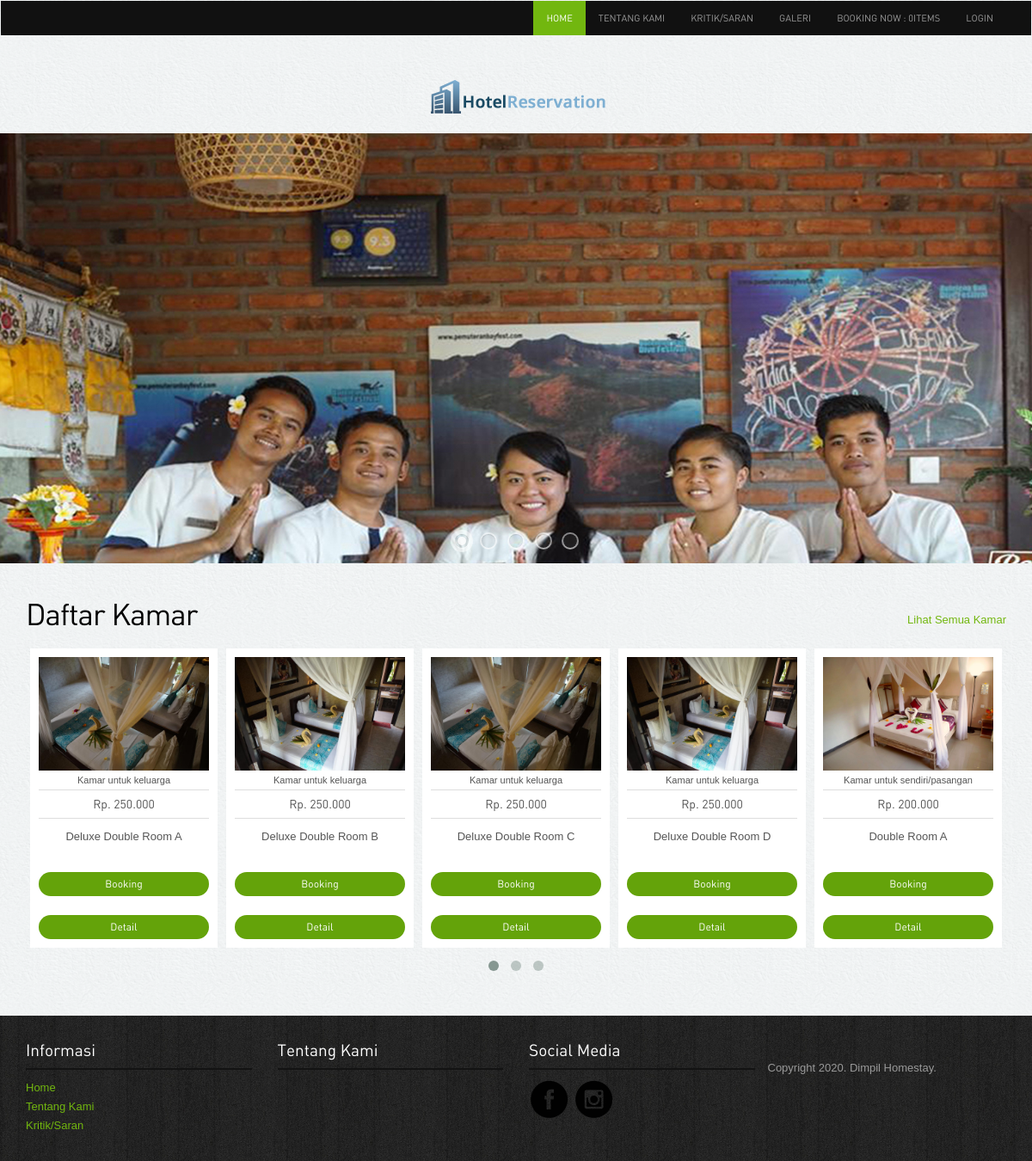
The page / on the database its author committed.
### tables this page shows
CREATE TABLE `tb_akomodasi` (
  `id` int(11) NOT NULL,
  `nama_kamar` varchar(120) NOT NULL,
  `keterangan` varchar(225) NOT NULL,
  `kategori` varchar(60) NOT NULL,
  `harga` int(11) NOT NULL,
  `stok` int(4) NOT NULL,
  `gambar_kamar` text NOT NULL
);

### application/controllers/Welcome.php (called while the page is built, shortened)
<?php
class Welcome extends CI_Controller {
	public function index()
	{
		$data['akomodasi'] = $this->model_akomodasi->tampil_data()->result();
		$this->load->view('templates/header');
		$this->load->view('templates/sidebar');
		$this->load->view('dashboard', $data);
		$this->load->view('templates/footer');
	}
}

### index.php (called while the page is built, shortened)
<?php
require_once BASEPATH.'core/CodeIgniter.php';

### application/models/model_akomodasi.php (called while the page is built, shortened)
<?php
class Model_akomodasi extends CI_Model{
	public function tampil_data(){
		return $this->db->get('tb_akomodasi');
	}
}

### application/views/dashboard.php (the view, shortened to what this page needs)
<div class="">
    <div id="slider" class="sl-slider-wrapper">
        <div class="sl-slider">
          <div class="sl-slide" data-orientation="horizontal" data-slice1-rotation="-25" data-slice2-rotation="-25" data-slice1-scale="2" data-slice2-scale="2">
            <div class="sl-slide-inner">
			<img src="<?php echo base_url('assets/img/sliderbaru.jpg') ?>" class="d-block w-100" >
            </div>
          </div>
        </div>
        <nav id="nav-dots" class="nav-dots">
          <span class="nav-dot-current"></span>
          <span></span>
          <span></span>
          <span></span>
          <span></span>
        </nav>
      </div>
</div>
<div class="container">
  <div class="properties-listing spacer"> <a href="<?php echo base_url('Welcome/index') ?>" class="pull-right viewall">Lihat Semua Kamar</a>
    <h2>Daftar Kamar</h2>
    <div id="owl-example" class="owl-carousel">
	<?php foreach ($akomodasi as $a) : ?>
	      <div class="properties">
	        <div class="image-holder"><img src="<?php echo base_url().'/uploads/'.$a->gambar_kamar ?>" class="img-responsive" alt="properties"/>
	        </div>
	        <small><?php echo $a->keterangan ?></small><br>
	        <p class="price">Rp. <?php echo number_format($a->harga, 0,',','.') ?></p>
	        <div class="listing-detail"><?php echo $a->nama_kamar ?>   </div>
	        <?php echo anchor('dashboard/booking/'.$a->id, '<div class="btn btn-sm btn-primary">Booking</div><br><br>') ?>
			<?php echo anchor('dashboard/detail/'.$a->id, '<div class="btn btn-sm btn-primary">Detail</div>') ?>
	      </div>
	<?php endforeach; ?>
    </div>
  </div>
</div>

### application/views/templates/header.php (shortened to what this page needs)
<!DOCTYPE html>
<html lang="en">
<head>
 	<link rel="stylesheet" href="<?php echo base_url();?>assets2/bootstrap/css/bootstrap.css" />
  <link rel="stylesheet" href="<?php echo base_url();?>assets2/style.css"/>
<link rel="stylesheet" href="<?php echo base_url();?>assets2/owl-carousel/owl.carousel.css">
<link rel="stylesheet" href="<?php echo base_url();?>assets2/owl-carousel/owl.theme.css">
    <link rel="stylesheet" type="text/css" href="<?php echo base_url();?>assets2/slitslider/css/style.css" />
    <link rel="stylesheet" type="text/css" href="<?php echo base_url();?>assets2/slitslider/css/custom.css" />
<link href="<?php echo base_url();?>assets2/date_picker_bootstrap/bootstrap-datetimepicker.min.css" rel="stylesheet" media="screen">
</head>

### application/views/templates/sidebar.php (shortened to what this page needs)
<body id="page-top">
      <div id="content">
        <nav class="navbar navbar-expand navbar-light bg-white topbar mb-4 static-top shadow">
        <div class="navbar-inverse" role="navigation">
          <div class="container">
            <div class="navbar-collapse  collapse">
              <ul class="nav navbar-nav navbar-right">
               <li class="active"><a href="<?php echo base_url('Welcome/index') ?>">Home</a></li>
                <li><a href="<?php echo base_url('User/Home/tentang_kami') ?>"><i class="fas fa-route"></i>Tentang Kami</a></li>
                <li><a href="<?php echo base_url('User/Home/saran') ?>"><i class="fas fa-address-book"></i>Kritik/Saran</a></li>
                <li><a href="<?php echo base_url('Kategori/galeri') ?>"><i class="fas fa-image"></i>Galeri</a></li>
                <li>
                  <?php
                  $booking = 'Booking Now : '.$this->cart->total_items().'items' ?>
                  <?php echo anchor('dashboard/detail_booking', $booking) ?>
                </li>
                <?php if($this->session->userdata('username')) { ?>
                <li class="ml-2"><?php echo anchor('auth/logout', 'Logout'); ?></li>
                <div class="topbar-divider d-none d-sm-block"></div>
                <?php } else { ?>
                <li><?php echo anchor('auth/login', 'Login'); ?></li>
                <?php } ?>
              </ul>
            </div>
          </div>
        </div>
      </div>
<div class="header">
<center><img src="<?php echo base_url('images/tentang_kami/logo.png') ?>"></a></center>
</div>
</body>

### application/views/templates/footer.php (shortened to what this page needs)
<div class="footer">
<div class="container">
<div class="row">
            <div class="col-lg-3 col-sm-3">
                   <h4>Informasi</h4>
                   <ul class="row">
                <li class="col-lg-12 col-sm-12 col-xs-3"><a href="<?php echo base_url('Welcome/index') ?>">Home</a></li>
                <li class="col-lg-12 col-sm-12 col-xs-3"><a href="<?php echo base_url('Kategori/tentang_kami') ?>">Tentang Kami</a></li>
                <li class="col-lg-12 col-sm-12 col-xs-3"><a href="<?php echo base_url('Kategori/buku_tamu') ?>">Kritik/Saran</a></li>
              </ul>
            </div>
            <div class="col-lg-3 col-sm-3">
                    <h4>Tentang Kami</h4>
            </div>
            <div class="col-lg-3 col-sm-3">
                    <h4>Social Media</h4>
                    <a href="https://www.facebook.com/dimpil.homestaypemuteran"><img src="<?php echo base_url();?>images/facebook.png" alt="facebook"></a>
                    <a href="https://www.instagram.com/dimpilhomestay/"><img src="<?php echo base_url();?>images/instagram.png" alt="twitter"></a>
            </div>
<p class="copyright">Copyright 2020. Dimpil Homestay. </p>
</div></div>
</body>
</html>

### assets2/style.css (style rules this page uses)
body { color:#555; font:normal 13px/22px Arial; background:url(../images/bgmain.png) #eee; }
h1,h2,h3,h4,h5 { font-weight:normal; font-family: din;margin: 0;padding: 0;color: #000 }
h2 { font-size: 35px; letter-spacing: -1px;margin-bottom: 20px; }
h4 { margin: 10px 0; font-size: 19px; }
p { margin-bottom: 30px; }
a { color:#72b70f; text-decoration:none;outline: none; }
.spacer { margin-top: 40px;margin-bottom:40px; }
.btn { border-radius: 5px; font-family: din; outline: none; }
.btn-primary { background: #64a30a;border:none;width: 100%;border-radius: 20px; }
.header { padding: 20px 0; }
.navbar-inverse { background-color: #111; }
.navbar-inverse .navbar-nav > li > a { font-size: 11px;padding-top: 10px;padding-bottom: 10px;font-family: din;text-transform: uppercase; }
.navbar-inverse .navbar-nav > .active > a, .navbar-inverse .navbar-nav > .active > a:hover, .navbar-inverse .navbar-nav > .active > a:focus { background-color: #72b70f; }
.properties-listing .viewall { margin-top: 15px; }
.properties-listing div.properties { padding: 10px; background-color: #fff;text-align: center; margin-bottom: 20px; }
.owl-wrapper-outer div.properties { margin: 0 5px; }
.properties-listing div.properties .image-holder { position: relative; }
.properties-listing div.properties p { margin-bottom: 10px; font-size: 14px;border-top: 1px solid #ddd;border-bottom: 1px solid #ddd;padding: 5px 0;font-family: din; }
.listing-detail { margin-bottom: 30px; }
.footer { background:url(../images/bg.jpg) #222; padding: 20px 0; color: #999; }
.footer h4 { color: #fff;border-bottom: 2px solid #131313;margin-bottom: 10px;padding-bottom: 10px; }
.footer ul { list-style: none;padding: 0; }
.footer p.copyright { margin: 30px 0 0 0; }

### assets2/slitslider/css/style.css (style rules this page uses)
.sl-slider-wrapper { width: 800px; height: 400px; margin: 0 auto; position: relative; overflow: hidden; }
.sl-slider { position: absolute; top: 0; left: 0; }
.sl-slide, .sl-slides-wrapper, .sl-slide-inner { position: absolute; width: 100%; height: 100%; top: 0; left: 0; }
.sl-slide { z-index: 1; }
.sl-slide-horizontal .sl-slide-inner { background: #000; }

### assets2/slitslider/css/custom.css (style rules this page uses)
.sl-slider-wrapper { width: 100%; height: 500px; overflow: hidden; position: relative; }
.nav-dots { text-align: center; position: absolute; bottom: 2%; height: 30px; width: 100%; left: 0; z-index: 1000; }
.nav-dots span { display: inline-block; position: relative; width: 16px; height: 16px; border-radius: 50%; margin: 3px; background: #ddd; background: rgba(150,150,150,0.4); cursor: pointer; box-shadow: 0 1px 1px rgba(255,255,255,0.4), inset 0 1px 1px rgba(0,0,0,0.1); }
.nav-dots span { background: rgba(150,150,150,0.1); margin: 6px; -webkit-transition: all 0.2s; -moz-transition: all 0.2s; -ms-transition: all 0.2s; -o-transition: all 0.2s; transition: all 0.2s; box-shadow: 0 1px 1px rgba(255,255,255,0.4), inset 0 1px 1px rgba(0,0,0,0.1), 0 0 0 2px rgba(255,255,255,0.5); }
.nav-dots span.nav-dot-current, .nav-dots span:hover { box-shadow: 0 1px 1px rgba(255,255,255,0.4), inset 0 1px 1px rgba(0,0,0,0.1), 0 0 0 5px rgba(255,255,255,0.5); }
.nav-dots span.nav-dot-current:after { content: ""; position: absolute; width: 10px; height: 10px; top: 3px; left: 3px; border-radius: 50%; background: rgba(255,255,255,0.8); }

### rows shown on the page
tb_akomodasi: gambar_kamar (picture), keterangan "Kamar untuk keluarga", harga "250.000", nama_kamar "Deluxe Double Room A", id "Booking", id "Detail"
tb_akomodasi: gambar_kamar (picture), keterangan "Kamar untuk keluarga", harga "250.000", nama_kamar "Deluxe Double Room B", id "Booking", id "Detail"
tb_akomodasi: gambar_kamar (picture), keterangan "Kamar untuk keluarga", harga "250.000", nama_kamar "Deluxe Double Room C", id "Booking", id "Detail"
tb_akomodasi: gambar_kamar (picture), keterangan "Kamar untuk keluarga", harga "250.000", nama_kamar "Deluxe Double Room D", id "Booking", id "Detail"
tb_akomodasi: gambar_kamar (picture), keterangan "Kamar untuk sendiri/pasangan", harga "200.000", nama_kamar "Double Room A", id "Booking", id "Detail"

### other values the page prints
anchor('dashboard/detail_booking', $booking) "BOOKING NOW : 0ITEMS"
anchor('auth/login', 'Login') "LOGIN"
